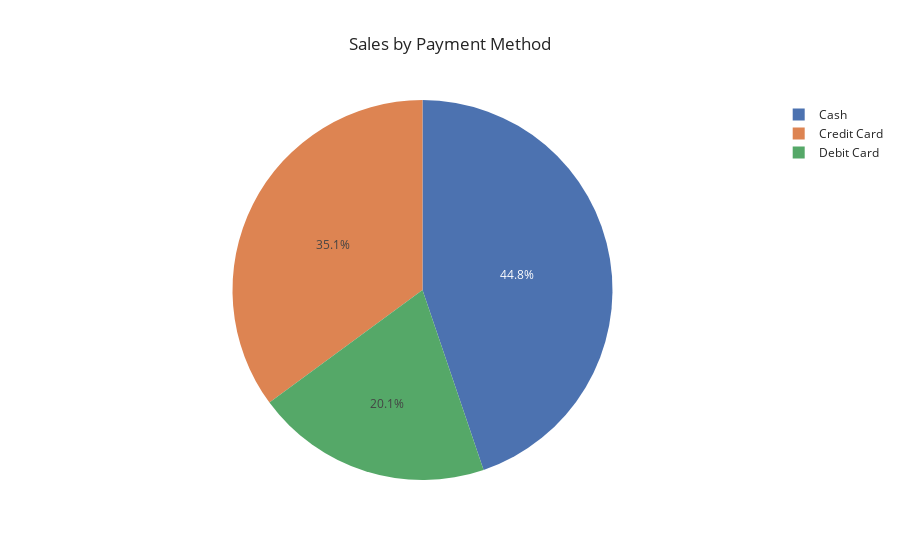

This figure's notebook cell:
### Code cell
import plotly.express as px

# Optional Seaborn bar
payment_sales = merged_df.groupby('payment_method')['price'].sum().reset_index()

fig = px.pie(payment_sales, names='payment_method', values='price',
             title='Sales by Payment Method',
             template='seaborn')
fig.show()

### Figure 1 — Plotly figure (JSON) as saved in the notebook; plotly's stock layout.template omitted (floating-point values rounded to 4 significant figures)
{"data": [{"domain": {"x": [0, 1], "y": [0, 1]}, "hovertemplate": "payment_method=%{label}<br>price=%{value}<extra></extra>", "labels": ["Cash", "Credit Card", "Debit Card"], "legendgroup": "", "name": "", "showlegend": true, "type": "pie", "values": [30670000.0, 24030000.0, 13780000.0]}], "layout": {"legend": {"tracegroupgap": 0}, "title": {"text": "Sales by Payment Method"}}}
